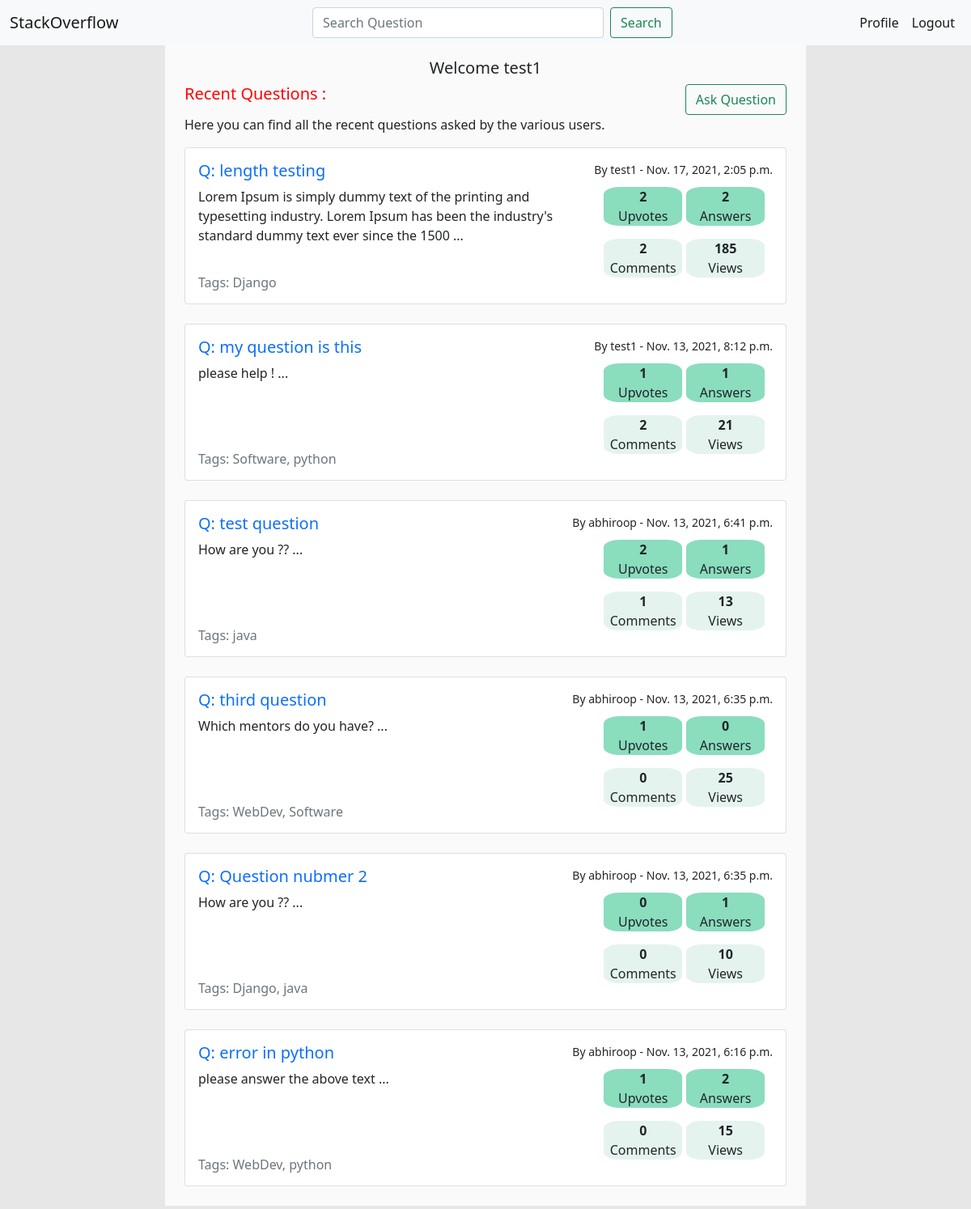
Screenshot of / (signed in) with the database file from the repository.
### lander/models.py (models this page shows, shortened)
class Question(models.Model):
    QUESTION_TAGS = (
        ('WebDev','WebDev'),
        ('Software','Software'),
        ('Django','Django'),
        ('java','java'),
        ('python','python'),
    )
    user = models.ForeignKey(User, on_delete=models.CASCADE)
    question_heading = models.CharField(max_length=50, null=True)
    question_text = models.CharField(max_length=1000, null=False)
    post_date = models.DateTimeField(auto_now_add=True)
    ans_count = models.IntegerField(default=0)
    comment_count = models.IntegerField(default=0)
    views = models.IntegerField(default=0)
    upvote_count = models.IntegerField(default=0, null=True)
    tags = MultiSelectField(choices = QUESTION_TAGS)

### lander/views.py (the view)
# urls.py: path('', views.index, name='index'),
def index(request):
    questions = Question.objects.all().order_by('-post_date')
    for q in questions:
        answers = Answer.objects.filter(question__pk = q.id)
        question = Question.objects.get(id = q.id)
        comments = CommentQuestion.objects.filter(question__pk = q.id)
        if answers:
            count_answers = answers.count()
            question.ans_count = count_answers
        if comments:
            count_comments = comments.count()
            question.comment_count = count_comments
        question.save()
    return render(request,'lander/index.html',{'questions': questions})

### lander/templates/lander/index.html (shortened to what this page needs)
{% extends 'lander/base.html' %}
{% load static %}
    {% block content %}
    {% if searched %}
    <div class="content">
        <div class="main_container mt-0"><br>
            {% if user.is_authenticated %}
            <h5 style="text-align: center;">Welcome {{user.username}}</h5>
            <div class="first_line">
                <h5 class="search_result">Search results for {{searched}} :</h5>
                <a href="{% url 'ask_question' %}" class="add_ques btn btn-outline-success" >Ask Question</a>
            </div>
            {% for i in question_searched %}
                <div class="card" >
                    <div class="card-body">
                        <div class="first_line">
                            <h5 ><a href="{% url 'question_detail' i.id %}" style="text-decoration: none;">Q: {{ i.question_heading }}</a></h5>
                            <small><div class="float-right" id="user_desc_big">By {{i.user}} - {{i.post_date}}</div></small>
                        </div>
                        <div class="row">
                            <div class="col-md-8">
                                <p class="card-text">{{i.question_text|slice:":150"|add:" ..." }}</p>
                                <small><h6 class=" text-muted pb-2" id="tag_bottom">Tags: {{i.tags}}</h6></small>
                                <small><div class="float-right" id="user_desc">By {{i.user}} - {{i.post_date}}</div></small>
                                </div>
                            <div class="col-md-4">
                                <div class="row">
                                    <div class="col-md-1"></div>
                                    <div class="col-md-5 float-right px-0">
                                        <div class="info_box px-0">
                                            <p class="mb-0"><strong >{{ i.upvote_count }}</strong></p>
                                            <p class="mt-0">Upvotes</p>
                                        </div>
                                        <div class="info_box2 px-0">
                                            <p class="mb-0"><strong >{{ i.comment_count }}</strong></p>
                                            <p class="mt-0 element_fit">Comments</p>
                                        </div>
                                    </div>
                                    <div class="col-md-5 px-0">
                                        <div class="info_box">
                                            <p class="mb-0"><strong >{{ i.ans_count }}</strong></p>
                                            <p class="mt-0">Answers</p>
                                        </div>
                                        <div class="info_box2 px-0">
                                            <p class="mb-0"><strong > {{ i.views }} </strong></p>
                                            <p class="mt-0">Views</p>
                                        </div>
                                    </div>
                                </div>
                            </div>
                        </div>
                    </div>
                </div>
                <br>
                {% endfor %}
            {% else %}
        <div class="first_line">
            <h5 class="search_result">Search results for {{searched}} :</h5>
            <a href="{% url 'ask_question' %}" class="add_ques btn btn-outline-success" >Ask Question</a>
        </div>
        {% for i in question_searched %}
            <div class="card" >
                <div class="card-body">
                    <div class="first_line">
                        <h5 ><a href="{% url 'question_detail' i.id %}" style="text-decoration: none;">Q: {{ i.question_heading }}</a></h5>
                        <small><div class="float-right" id="user_desc_big">By {{i.user}} - {{i.post_date}}</div></small>
                    </div>
                    <div class="row">
                        <div class="col-md-8">
                            <p class="card-text">{{i.question_text|slice:":150"|add:" ..." }}</p>
                            <small><h6 class=" text-muted pb-2" id="tag_bottom">Tags: {{i.tags}}</h6></small>
                            <small><div class="float-right" id="user_desc">By {{i.user}} - {{i.post_date}}</div></small>
                            </div>
                        <div class="col-md-4">
                            <div class="row">
                                <div class="col-md-1"></div>
                                <div class="col-md-5 float-right px-0">
                                    <div class="info_box px-0">
                                        <p class="mb-0"><strong >{{ i.upvote_count }}</strong></p>
                                        <p class="mt-0">Upvotes</p>
                                    </div>
                                    <div class="info_box2 px-0">
                                        <p class="mb-0"><strong >{{ i.comment_count }}</strong></p>
                                        <p class="mt-0 element_fit">Comments</p>
                                    </div>
                                </div>
                                <div class="col-md-5 px-0">
                                    <div class="info_box">
                                        <p class="mb-0"><strong >{{ i.ans_count }}</strong></p>
                                        <p class="mt-0">Answers</p>
                                    </div>
                                    <div class="info_box2 px-0">
                                        <p class="mb-0"><strong > {{ i.views }} </strong></p>
                                        <p class="mt-0">Views</p>
                                    </div>
                                </div>
                            </div>
                        </div>
                    </div>
                </div>
            </div>
            <br>
            {% endfor %}
        {% endif %}
        </div>
    </div>
    {% else %}
        <div class="content mt-0 pt-0">
            <div class="main_container mt-0 "><br>
                {% if user.is_authenticated %}
                <h5 style="text-align: center;">Welcome {{user.username}}</h5>
                <div class="first_line">
                    <h5 class="search_result">Recent Questions :</h5>
                    <a href="{% url 'ask_question' %}" class="add_ques btn btn-outline-success" >Ask Question</a>
                </div>
                <p class="text_question">Here you can find all the recent questions asked by the various users.
                </p>
                {% for i in questions %}
                <div class="card" >
                    <div class="card-body">
                        <div class="first_line">
                            <h5 ><a href="{% url 'question_detail' i.id %}" style="text-decoration: none;">Q: {{ i.question_heading }}</a></h5>
                            <small><div class="float-right" id="user_desc_big">By {{i.user}} - {{i.post_date}}</div></small>
                        </div>
                        <div class="row">
                            <div class="col-md-8">
                                <p class="card-text">{{i.question_text|slice:":150"|add:" ..." }}</p>
                                <small><h6 class=" text-muted pb-2" id="tag_bottom">Tags: {{i.tags}}</h6></small>
                                </div>
                            <div class="col-md-4">
                                <div class="row">
                                    <div class="col-md-1"></div>
                                    <div class="col-md-5 float-right px-0">
                                        <div class="info_box px-0">
                                            <p class="mb-0"><strong >{{ i.upvote_count }}</strong></p>
                                            <p class="mt-0">Upvotes</p>
                                        </div>
                                        <div class="info_box2 px-0">
                                            <p class="mb-0"><strong >{{ i.comment_count }}</strong></p>
                                            <p class="mt-0 element_fit">Comments</p>
                                        </div>
                                    </div>
                                    <div class="col-md-5 px-0">
                                        <div class="info_box">
                                            <p class="mb-0"><strong >{{ i.ans_count }}</strong></p>
                                            <p class="mt-0">Answers</p>
                                        </div>
                                        <div class="info_box2 px-0">
                                            <p class="mb-0"><strong > {{ i.views }} </strong></p>
                                            <p class="mt-0">Views</p>
                                        </div>
                                    </div>
                                </div>
                            </div>
                        </div>
                    </div>
                </div>
                <br>
                {% endfor %}
        {% endif %}
        </div>
    {% endif %}
    {% endblock %}

### lander/templates/lander/base.html (style rules this page uses)
.content { margin-right: 17vw; margin-left: 17vw; background-color: rgb(250, 250, 250); }
.main_container { margin: 2vw; }
.search_result { color: red; }
.first_line { display: flex; flex-direction: row; justify-content: space-between; }
.add_ques { float: right; }
.info_box { background-color: rgb(138, 221, 189); text-align: center; width: 95%; border-radius: 20%; }
.info_box2 { background-color: rgb(229, 243, 238); text-align: center; width: 95%; border-radius: 20%; }
.element_fit { size-adjust: 0.8; }
.body { background-color: rgb(231, 231, 231); }
@media screen and (min-width: 768px) { #tag_bottom { position: absolute; bottom: 0; } }

### rows the page displays
Question: question_heading "length testing", user "test1", post_date "Nov. 17, 2021, 2:05 p.m.", question_text|add "Lorem Ipsum is simply dummy text of the printing and typesetting industry. Lorem Ipsum has been the industry's standard dummy text ever since the 1500 ...", tags "Django", upvote_count "2", comment_count "2", ans_count "2", views "185"
Question: question_heading "my question is this", user "test1", post_date "Nov. 13, 2021, 8:12 p.m.", question_text|add "please help ! ...", tags "Software, python", upvote_count "1", comment_count "2", ans_count "1", views "21"
Question: question_heading "test question", user "abhiroop", post_date "Nov. 13, 2021, 6:41 p.m.", question_text|add "How are you ?? ...", tags "java", upvote_count "2", comment_count "1", ans_count "1", views "13"
Question: question_heading "third question", user "abhiroop", post_date "Nov. 13, 2021, 6:35 p.m.", question_text|add "Which mentors do you have? ...", tags "WebDev, Software", upvote_count "1", comment_count "0", ans_count "0", views "25"
Question: question_heading "Question nubmer 2", user "abhiroop", post_date "Nov. 13, 2021, 6:35 p.m.", question_text|add "How are you ?? ...", tags "Django, java", upvote_count "0", comment_count "0", ans_count "1", views "10"
Question: question_heading "error in python", user "abhiroop", post_date "Nov. 13, 2021, 6:16 p.m.", question_text|add "please answer the above text ...", tags "WebDev, python", upvote_count "1", comment_count "0", ans_count "2", views "15"

### other values shown
{{ user.username }} "test1"
